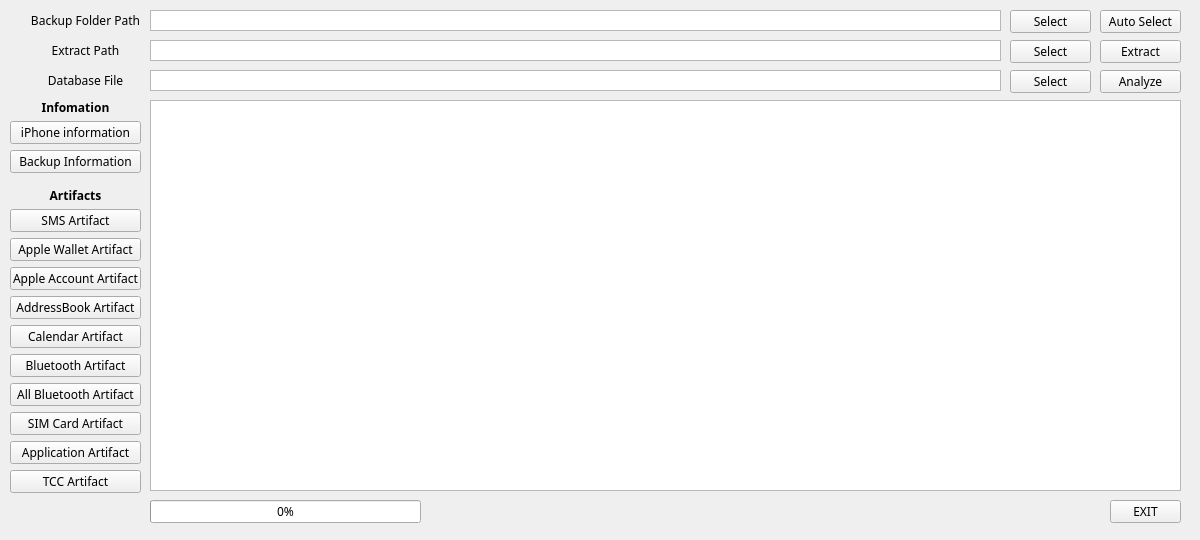
<?xml version="1.0" encoding="UTF-8"?>
<ui version="4.0">
 <class>iphone_forensics</class>
 <widget class="QMainWindow" name="iphone_forensics">
  <property name="geometry">
   <rect>
    <x>0</x>
    <y>0</y>
    <width>1200</width>
    <height>540</height>
   </rect>
  </property>
  <property name="minimumSize">
   <size>
    <width>1200</width>
    <height>540</height>
   </size>
  </property>
  <property name="maximumSize">
   <size>
    <width>1200</width>
    <height>540</height>
   </size>
  </property>
  <property name="font">
   <font>
    <family>맑은 고딕</family>
    <pointsize>9</pointsize>
   </font>
  </property>
  <property name="windowTitle">
   <string>iPhone Forensics Tool</string>
  </property>
  <widget class="QWidget" name="centralwidget">
   <widget class="QPushButton" name="folder_select_btn">
    <property name="geometry">
     <rect>
      <x>1010</x>
      <y>10</y>
      <width>81</width>
      <height>23</height>
     </rect>
    </property>
    <property name="text">
     <string>Select</string>
    </property>
   </widget>
   <widget class="QPushButton" name="extract_btn">
    <property name="geometry">
     <rect>
      <x>1100</x>
      <y>40</y>
      <width>81</width>
      <height>23</height>
     </rect>
    </property>
    <property name="text">
     <string>Extract</string>
    </property>
   </widget>
   <widget class="QLabel" name="folder_path_label">
    <property name="geometry">
     <rect>
      <x>30</x>
      <y>10</y>
      <width>111</width>
      <height>21</height>
     </rect>
    </property>
    <property name="text">
     <string>Backup Folder Path</string>
    </property>
    <property name="alignment">
     <set>Qt::AlignCenter</set>
    </property>
   </widget>
   <widget class="QTableWidget" name="tableWidget">
    <property name="enabled">
     <bool>true</bool>
    </property>
    <property name="geometry">
     <rect>
      <x>150</x>
      <y>100</y>
      <width>1031</width>
      <height>391</height>
     </rect>
    </property>
   </widget>
   <widget class="QLabel" name="database_label">
    <property name="geometry">
     <rect>
      <x>30</x>
      <y>70</y>
      <width>111</width>
      <height>21</height>
     </rect>
    </property>
    <property name="text">
     <string>Database File</string>
    </property>
    <property name="alignment">
     <set>Qt::AlignCenter</set>
    </property>
   </widget>
   <widget class="QPushButton" name="db_path_select_btn">
    <property name="geometry">
     <rect>
      <x>1010</x>
      <y>70</y>
      <width>81</width>
      <height>23</height>
     </rect>
    </property>
    <property name="text">
     <string>Select</string>
    </property>
   </widget>
   <widget class="QLabel" name="extract_path_label">
    <property name="geometry">
     <rect>
      <x>30</x>
      <y>40</y>
      <width>111</width>
      <height>21</height>
     </rect>
    </property>
    <property name="text">
     <string>Extract Path</string>
    </property>
    <property name="alignment">
     <set>Qt::AlignCenter</set>
    </property>
   </widget>
   <widget class="QPushButton" name="extract_select_btn">
    <property name="geometry">
     <rect>
      <x>1010</x>
      <y>40</y>
      <width>81</width>
      <height>23</height>
     </rect>
    </property>
    <property name="text">
     <string>Select</string>
    </property>
   </widget>
   <widget class="QPushButton" name="auto_select_btn">
    <property name="geometry">
     <rect>
      <x>1100</x>
      <y>10</y>
      <width>81</width>
      <height>23</height>
     </rect>
    </property>
    <property name="text">
     <string>Auto Select</string>
    </property>
   </widget>
   <widget class="QTextEdit" name="folder_path_line">
    <property name="geometry">
     <rect>
      <x>150</x>
      <y>10</y>
      <width>851</width>
      <height>21</height>
     </rect>
    </property>
    <property name="font">
     <font>
      <family>맑은 고딕</family>
      <pointsize>10</pointsize>
     </font>
    </property>
    <property name="toolTip">
     <string/>
    </property>
    <property name="verticalScrollBarPolicy">
     <enum>Qt::ScrollBarAlwaysOff</enum>
    </property>
    <property name="readOnly">
     <bool>true</bool>
    </property>
   </widget>
   <widget class="QTextEdit" name="extract_path_line">
    <property name="geometry">
     <rect>
      <x>150</x>
      <y>40</y>
      <width>851</width>
      <height>21</height>
     </rect>
    </property>
    <property name="font">
     <font>
      <family>맑은 고딕</family>
      <pointsize>10</pointsize>
     </font>
    </property>
    <property name="toolTip">
     <string/>
    </property>
    <property name="verticalScrollBarPolicy">
     <enum>Qt::ScrollBarAlwaysOff</enum>
    </property>
    <property name="readOnly">
     <bool>true</bool>
    </property>
   </widget>
   <widget class="QTextEdit" name="db_path_line">
    <property name="geometry">
     <rect>
      <x>150</x>
      <y>70</y>
      <width>851</width>
      <height>21</height>
     </rect>
    </property>
    <property name="font">
     <font>
      <family>맑은 고딕</family>
      <pointsize>10</pointsize>
     </font>
    </property>
    <property name="toolTip">
     <string/>
    </property>
    <property name="verticalScrollBarPolicy">
     <enum>Qt::ScrollBarAlwaysOff</enum>
    </property>
    <property name="readOnly">
     <bool>true</bool>
    </property>
   </widget>
   <widget class="QProgressBar" name="progressBar">
    <property name="geometry">
     <rect>
      <x>150</x>
      <y>500</y>
      <width>271</width>
      <height>23</height>
     </rect>
    </property>
    <property name="value">
     <number>0</number>
    </property>
   </widget>
   <widget class="QPushButton" name="analyze_btn">
    <property name="geometry">
     <rect>
      <x>1100</x>
      <y>70</y>
      <width>81</width>
      <height>23</height>
     </rect>
    </property>
    <property name="text">
     <string>Analyze</string>
    </property>
   </widget>
   <widget class="QLabel" name="processing_label">
    <property name="geometry">
     <rect>
      <x>430</x>
      <y>500</y>
      <width>671</width>
      <height>20</height>
     </rect>
    </property>
    <property name="text">
     <string/>
    </property>
   </widget>
   <widget class="QPushButton" name="backup_information_btn">
    <property name="geometry">
     <rect>
      <x>10</x>
      <y>150</y>
      <width>131</width>
      <height>23</height>
     </rect>
    </property>
    <property name="text">
     <string>Backup Information</string>
    </property>
   </widget>
   <widget class="QLabel" name="information_label">
    <property name="geometry">
     <rect>
      <x>10</x>
      <y>100</y>
      <width>131</width>
      <height>15</height>
     </rect>
    </property>
    <property name="font">
     <font>
      <weight>75</weight>
      <bold>true</bold>
     </font>
    </property>
    <property name="text">
     <string>Infomation</string>
    </property>
    <property name="alignment">
     <set>Qt::AlignCenter</set>
    </property>
   </widget>
   <widget class="QPushButton" name="iphone_information_btn">
    <property name="geometry">
     <rect>
      <x>10</x>
      <y>121</y>
      <width>131</width>
      <height>23</height>
     </rect>
    </property>
    <property name="text">
     <string>iPhone information</string>
    </property>
   </widget>
   <widget class="QPushButton" name="tcc_btn">
    <property name="geometry">
     <rect>
      <x>10</x>
      <y>470</y>
      <width>131</width>
      <height>23</height>
     </rect>
    </property>
    <property name="text">
     <string>TCC Artifact</string>
    </property>
   </widget>
   <widget class="QPushButton" name="bluetooth_all_btn">
    <property name="geometry">
     <rect>
      <x>10</x>
      <y>383</y>
      <width>131</width>
      <height>23</height>
     </rect>
    </property>
    <property name="text">
     <string>All Bluetooth Artifact</string>
    </property>
   </widget>
   <widget class="QPushButton" name="application_btn">
    <property name="geometry">
     <rect>
      <x>10</x>
      <y>441</y>
      <width>131</width>
      <height>23</height>
     </rect>
    </property>
    <property name="text">
     <string>Application Artifact</string>
    </property>
   </widget>
   <widget class="QPushButton" name="sms_btn">
    <property name="geometry">
     <rect>
      <x>10</x>
      <y>209</y>
      <width>131</width>
      <height>23</height>
     </rect>
    </property>
    <property name="text">
     <string>SMS Artifact</string>
    </property>
   </widget>
   <widget class="QLabel" name="artifacts_label">
    <property name="geometry">
     <rect>
      <x>10</x>
      <y>188</y>
      <width>131</width>
      <height>15</height>
     </rect>
    </property>
    <property name="font">
     <font>
      <weight>75</weight>
      <bold>true</bold>
     </font>
    </property>
    <property name="text">
     <string>Artifacts</string>
    </property>
    <property name="alignment">
     <set>Qt::AlignCenter</set>
    </property>
   </widget>
   <widget class="QPushButton" name="wallet_pass_btn">
    <property name="geometry">
     <rect>
      <x>10</x>
      <y>238</y>
      <width>131</width>
      <height>23</height>
     </rect>
    </property>
    <property name="text">
     <string>Apple Wallet Artifact</string>
    </property>
   </widget>
   <widget class="QPushButton" name="simcard_btn">
    <property name="geometry">
     <rect>
      <x>10</x>
      <y>412</y>
      <width>131</width>
      <height>23</height>
     </rect>
    </property>
    <property name="text">
     <string>SIM Card Artifact</string>
    </property>
   </widget>
   <widget class="QPushButton" name="appleaccount_btn">
    <property name="geometry">
     <rect>
      <x>10</x>
      <y>267</y>
      <width>131</width>
      <height>23</height>
     </rect>
    </property>
    <property name="text">
     <string>Apple Account Artifact</string>
    </property>
   </widget>
   <widget class="QPushButton" name="bluetooth_btn">
    <property name="geometry">
     <rect>
      <x>10</x>
      <y>354</y>
      <width>131</width>
      <height>23</height>
     </rect>
    </property>
    <property name="text">
     <string>Bluetooth Artifact</string>
    </property>
   </widget>
   <widget class="QPushButton" name="addressbook_btn">
    <property name="geometry">
     <rect>
      <x>10</x>
      <y>296</y>
      <width>131</width>
      <height>23</height>
     </rect>
    </property>
    <property name="text">
     <string>AddressBook Artifact</string>
    </property>
   </widget>
   <widget class="QPushButton" name="calendar_btn">
    <property name="geometry">
     <rect>
      <x>10</x>
      <y>325</y>
      <width>131</width>
      <height>23</height>
     </rect>
    </property>
    <property name="text">
     <string>Calendar Artifact</string>
    </property>
   </widget>
   <widget class="QPushButton" name="exit_btn">
    <property name="geometry">
     <rect>
      <x>1110</x>
      <y>500</y>
      <width>71</width>
      <height>23</height>
     </rect>
    </property>
    <property name="text">
     <string>EXIT</string>
    </property>
   </widget>
  </widget>
 </widget>
 <resources/>
 <connections/>
</ui>
